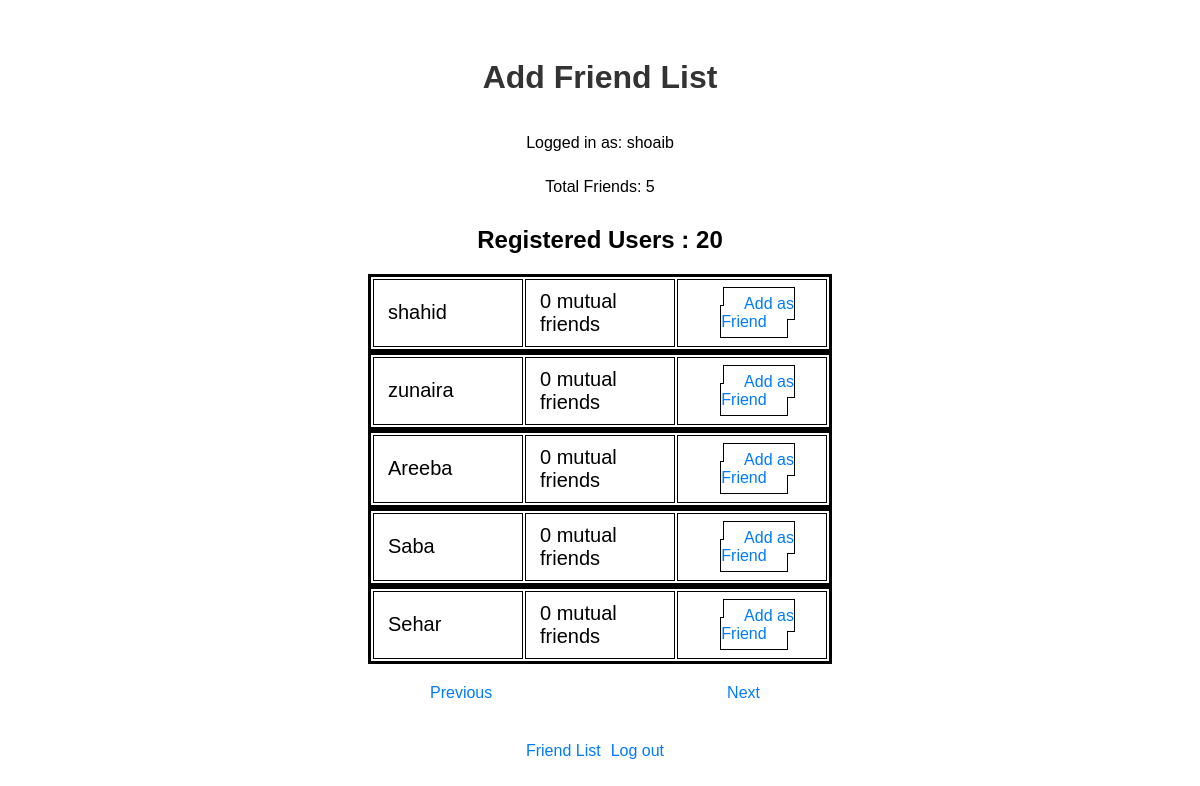
Page /friendadd.php?page=3 (signed in) on the committed database.
### tables this page shows
CREATE TABLE `friends` (
  `friend_id` int(11) NOT NULL,
  `friend_email` varchar(50) NOT NULL,
  `password` varchar(20) NOT NULL,
  `profile_name` varchar(30) NOT NULL,
  `date_started` date NOT NULL,
  `num_of_friends` int(11) DEFAULT NULL
);

### friendadd.php (the view, shortened to what this page needs)
<?php
include("functions/db.php");
$email = $_SESSION['email'];
$user_id = $_SESSION['friend_id'];
$profileNameQuery = "SELECT profile_name FROM friends WHERE friend_email = '$email'";
$profileNameResult = mysqli_query($conn, $profileNameQuery);
$row = mysqli_fetch_assoc($profileNameResult);
$profileName = $row['profile_name'];
$friendq = " SELECT * FROM `myfriends`  WHERE `friend_id1` = '$user_id'";
$friendq_run = mysqli_query($conn, $friendq);
$friendcount = mysqli_num_rows($friendq_run);
$totaluser = "SELECT * FROM `friends` ";
$totaluser_q = mysqli_query($conn, $totaluser);
$totaluser_c = mysqli_num_rows($totaluser_q);
$products = array();
$RecordsPerPage = 5;
if (isset($_GET['page']) && is_numeric($_GET['page'])) {
    $currentPage = $_GET['page'];
} else {
    $currentPage = 1;
}
$offset = ceil($currentPage - 1) * $RecordsPerPage;
$total = "SELECT `friend_id` FROM `friends` LIMIT $offset ,$RecordsPerPage";
$total_q_r = mysqli_query($conn, $total);
while ($row = $total_q_r->fetch_assoc()) {
    $products[] = $row["friend_id"];
}
$totalPages = ceil($totaluser_c / $RecordsPerPage);
$products2 = array();
$total_friends = "SELECT `friend_id2` FROM `myfriends` WHERE `friend_id1`='$user_id'";
$total_friends_q_r = mysqli_query($conn, $total_friends);
while ($row2 = $total_friends_q_r->fetch_assoc()) {
    $products2[] = $row2["friend_id2"];
}
?>
<!DOCTYPE html>
<html>
<head>
    <link rel="stylesheet" type="text/css" href="style/style.css">
</head>
<body>
    <h1>Add Friend List</h1>
    <p>Logged in as: <?php echo $profileName; ?></p>
    <p>Total Friends: <?= $friendcount ?> </p>
    <h2>Registered Users : <?= $totaluser_c ?></h2>
    <?php
    $diff = array_diff($products, $products2);
    foreach ($diff as $item) {
        $qu = "SELECT * FROM `friends` WHERE friend_id='$item' AND friend_id!='$user_id' ";
        $qu_r = mysqli_query($conn, $qu);
        if (mysqli_num_rows($qu_r) > 0) {
            foreach ($qu_r as $userdata) {
    ?>
                <table class="table">
                    <tbody>
                        <tr>
                            <td class="nm">
                                <?= $userdata['profile_name'] ?>
                            </td>
                            <td class="nm"><?= $userdata['num_of_friends'] . " mutual friends" ?></td>
                            <td style="text-align: center;"><a class="add_friend_btn" href="functions/addfriend.php?user=<?= $userdata['friend_id'] ?>">Add as Friend</a></td>
                        </tr>
            <?php
            }
        }
    }
            ?>
                    </tbody>
                </table>
                <div class="btnss">
                    <?php
                    if ($currentPage > 1) {
                    ?>
                        <a href="?page=<?= ($currentPage - 1) ?>">Previous</a>
                    <?php
                    } else {
                    ?>
                        <a>Previous</a>
                    <?php
                    }
                    ?>
                    <?php
                    if ($currentPage < $totalPages) {
                    ?>
                        <a href="?page=<?= ($currentPage + 1) ?>">Next</a>
                    <?php
                    } else {
                    ?>
                        <a>Next</a>
                    <?php
                    }
                    ?>
                </div>
                <div class="links-container">
                    <a href="friendlist.php?page=1">Friend List</a>
                    <a href="logout.php">Log out</a>
                </div>
</body>
</html>

### style/style.css (style rules this page uses)
body { display: flex; flex-direction: column; align-items: center; justify-content: center; font-family: Arial, sans-serif; margin: 20px; }
.links-container { display: flex; margin-top: 20px; }
.links-container a { margin-right: 10px; }
h1 { text-align: center; color: #333; }
p { margin-bottom: 10px; }
a { margin-right: 10px; color: #007bff; text-decoration: none; }
.table { width: 40%; border: 3px solid black; }
td { padding: 10px 0px 10px 14px; border: 1px solid black; width: 33%; }
.nm { font-size: 20px; }
.add_friend_btn { text-decoration: none !important; outline: 1px solid black; padding: 7px 20px; }
.btnss { display: flex; width: 340px; justify-content: space-between !important; margin: 20px; margin-top: 20px !important; }

### rows in the picture
friends: profile_name "shoaib"
friends: profile_name "shahid", num_of_friends "0"
friends: profile_name "zunaira", num_of_friends "0"
friends: profile_name "Areeba", num_of_friends "0"
friends: profile_name "Saba", num_of_friends "0"
friends: profile_name "Sehar", num_of_friends "0"

### other values in the picture
$friendcount "5"
$totaluser_c "20"
